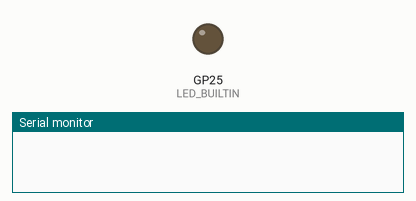
Simulated run of this program. Board: Raspberry Pi Pico. Shown: output pins drawn as LEDs (lit = HIGH), the last lines printed to the serial monitor. Storage starts empty.

Above: at 0.0 s.
At 6.2 s:
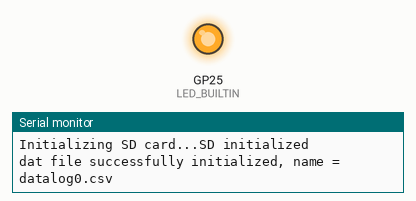
Timing chart, 0 to 7.8 s (numbered marks = the images above):
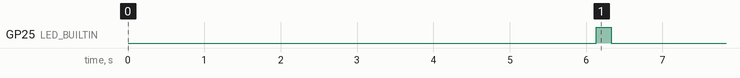

The program:

main.cpp
```cpp
#include <Arduino.h>
#include <SPI.h>
#include <SD.h>
#include <Bounce2.h>


#define DEBUG_LED 25
#define SD_CS 14
//TX = DO = MOSI, RX = DI=MISO
#define SPI_SCLK 18
#define SPI_TX 19 //AKA mosi
#define SPI_RX 20 //AKA miso
#define CTRL_SW1 26
#define CTRL_SW2 22
#define BUZZ_PIN 3 //using tone function


    //Runtime variables

  int state=1;
  unsigned long prevMicros=0;
  unsigned long currT = 0;
  int loopTime = 0;
  unsigned long lastBeepTime = 0; //the last time the beep happened during case 4 (beep)


  //Objects
File dataFile;
  //Debouncing for switches
Bounce sw1,sw2;


//rolling average


void buzztone (int time, int frequency);

String fname="datalog.csv";
volatile bool isSetUp=false; //prob being read at the same time by both cores
void setup() {

  // put your setup code here, to run once:

  //Serial.setRX(1);
  //Serial.setTX(0);

  Serial.begin(115200);
delay(6000);

  // Ensure the SPI pinout the SD card is connected to is configured properly
  SPI.setRX(SPI_RX);
  SPI.setTX(SPI_TX);
  SPI.setSCK(SPI_SCLK);

  Serial.print("Initializing SD card...");
    if (!SD.begin(SD_CS)) {
    Serial.println("Card failed, or not present");
    // don't do anything more:
    //while(true){}
    //return;
  }
  Serial.println("SD initialized");
  delay(100);
  fname="datalog"+(String)0+".csv";

  for (int i=0; i<999&&(SD.exists(fname));i++){ //add detection if file already exists
    fname="datalog"+(String)i+".csv";
    Serial.print("tried ");
    Serial.println(fname);
  }
  File dataFile = SD.open(fname, FILE_WRITE);

  if (!dataFile){
    Serial.println("dat file not initialized, name = ");
    Serial.print(fname);
    while (true){
      delay(50);
    }
  } else {
    Serial.println("dat file successfully initialized, name = ");
    Serial.print(fname);
  }
  dataFile.println("time, x accl, y accl, z accl, gyro x, gyro y, gyro z, pressure");
  dataFile.close();
pinMode(LED_BUILTIN,OUTPUT);
      digitalWrite(LED_BUILTIN,HIGH);
      delay(200);
      digitalWrite(LED_BUILTIN,LOW);
  delay(1000);
  isSetUp=true;
  loopTime=0;
}
/*
void setup1(){
while(!isSetUp){}//the cores arent sharing

//Serial.println("amogus");
}*/

void loop() {
  File dataFile = SD.open(fname, FILE_WRITE);
  String dataString;
  if (dataFile) {
    prevMicros=micros();

    switch(state){
    case 0://mower lite solution
      dataString = (String)loopTime+ ',' +
                          (String)-000.00 + ',' +
                          (String)-000.00  + ',' +
                          (String)-000.00 + ',' +
                          (String)-000.00 + ',' +
                          (String)-000.00 + ',' +
                          (String)-000.00 + ',' +
                          (String)-0000.00 + ", state 0";
      dataFile.println(dataString);
      break;

    case 1://uhhh interesting solution
      dataFile.print(loopTime);dataFile.print(',');
      dataFile.print(-000.00);dataFile.print(',');
      dataFile.print(-000.00);dataFile.print(',');
      dataFile.print(-000.00);dataFile.print(',');
      dataFile.print(-000.00);dataFile.print(',');
      dataFile.print(-000.00);dataFile.print(',');
      dataFile.print(-000.00);dataFile.print(',');
      dataFile.print(0000.00);dataFile.print(','); dataFile.println(", state 1");
      break;

    }
    dataFile.close();
    loopTime=micros()-prevMicros;

  } else {
     digitalWrite(LED_BUILTIN,HIGH);
    delay(200);
    digitalWrite(LED_BUILTIN,LOW);
  }
  // print to the serial port too:

}

void buzztone (int time,int frequency = 1000) { //default frequency = 1000 Hz
  tone(BUZZ_PIN,frequency,time);
}
```
